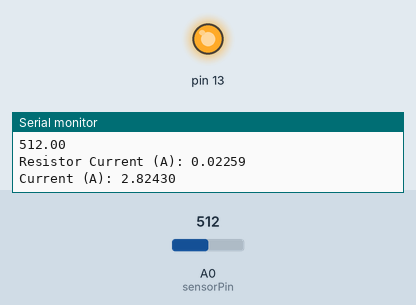
Simulated run of this sketch. Board: Arduino Uno, built with avr-gcc and run on an emulated ATmega328P. Shown: output pins drawn as LEDs (lit = HIGH), the last lines printed to the serial monitor. The inputs (shaded band) are chosen by the test bench; at power-on: A0 (sensorPin) = 512.

Above: at 1.8 s.
1.9 s: A0 (sensorPin) set to 533
3.4 s: A0 (sensorPin) set to 554
At 4.5 s:
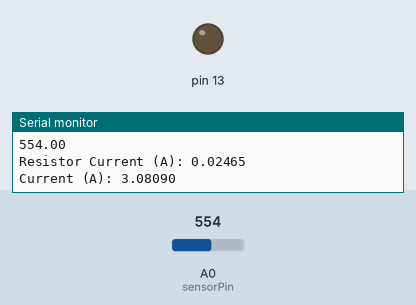
5.5 s: A0 (sensorPin) set to 511
At 7.2 s:
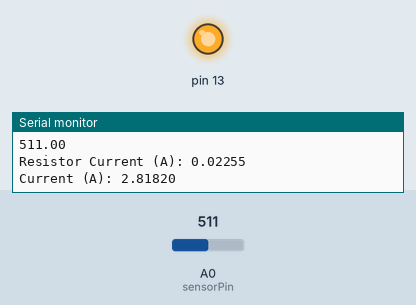
7.5 s: A0 (sensorPin) set to 716
At 9.1 s:
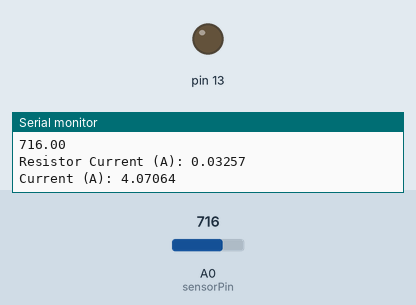
Timing chart, 0 to 10.5 s (numbered marks = the images above; inputs shaded):
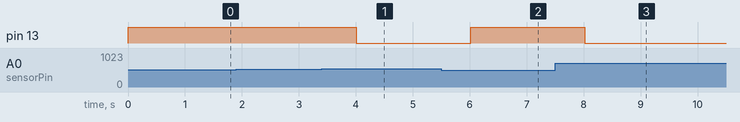

The sketch:

current.ino
```cpp
const int sensorPin = A0;    // Analog input pin

void setup() {
  Serial.begin(9600);

  pinMode(13, OUTPUT);
  digitalWrite(13, HIGH);
  digitalWrite(12, HIGH);
}

void loop() {
  float sensorValue = analogRead(sensorPin);

  Serial.println(sensorValue);

  float voltage = (sensorValue) * (5.0 / 1023.0);

  // Serial.print("Sensor Voltage: ");
  // Serial.println(voltage);

  // With 0 A, Voltage = 0.243 V
  float offset = 0.243;
  // float offset = 0;

  // I = V/R. R = 100 ohms.
  // Amps flowing through resistor.
  float current = (voltage - offset) / 100.0;

  Serial.print("Resistor Current (A): ");
  Serial.println(current, 5);

  // Multiply by turns ratio 1:1000
  current = current * 1000;

  // 8 Turns
  current = current / 8.0;

  if (current >= 3) {
    digitalWrite(13, LOW);
  } else {
    digitalWrite(13, HIGH);
  }

  Serial.print("Current (A): ");
  Serial.println(current, 5);

  delay(1000);
}
```

Measured:
- the behaviour switches between 540 and 541 on A0 (sensorPin) (found by bisection; images 0 and 1)
- after the input at 3.4 s, pin 13: HIGH → LOW after 0.61 s
- after the input at 5.5 s, pin 13: LOW → HIGH after 0.52 s
- after the input at 7.5 s, pin 13: HIGH → LOW after 0.52 s
